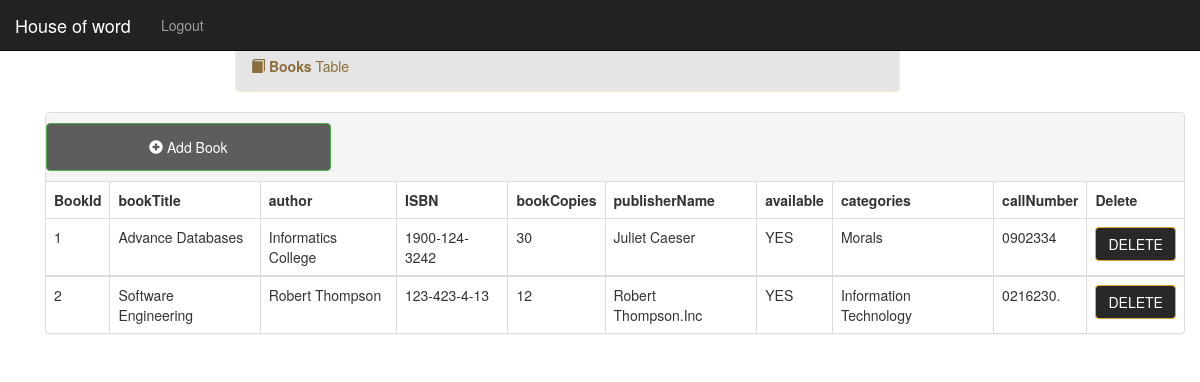
Screenshot of /bookstable.php with the database file from the repository.
### tables this page shows
CREATE TABLE `books` (
  `bookId` int(11) NOT NULL,
  `bookTitle` varchar(150) NOT NULL,
  `author` varchar(60) NOT NULL,
  `ISBN` varchar(30) NOT NULL,
  `bookCopies` varchar(10) NOT NULL,
  `publisherName` varchar(60) NOT NULL,
  `available` varchar(10) NOT NULL,
  `categories` varchar(30) NOT NULL,
  `callNumber` varchar(30) NOT NULL
);

### bookstable.php (the view, shortened to what this page needs)
<?php
require 'includes/db-inc.php';
include "includes/header.php";
?>
<div class="container">
    <?php include "includes/nav.php"; ?>
	<div class="container">
    <?php include "includes/nav.php"; ?>
    <div class="alert alert-warning col-lg-7 col-md-12 col-sm-12 col-xs-12 col-lg-offset-2 col-md-offset-0 col-sm-offset-1 col-xs-offset-0" style="background-color: #E5E5E5">
        <span class="glyphicon glyphicon-book"></span>
        <strong>Books</strong> Table
    </div>
	</div>
	<div class="container">
		<div class="panel panel-default">
		  <div class="panel-heading">
		  	<div class="row">
		  	  <a href="addbook.php"><button class="btn btn-success col-lg-3 col-md-4 col-sm-11 col-xs-11 button"  style="background-color: #5D5D5D"><span class="glyphicon glyphicon-plus-sign"></span> Add Book</button></a>
			  <div class="col-lg-6 col-md-6 col-sm-12 col-xs-12 pull-right">
			  </div>
			</div>
		  </div>
		  <table class="table table-bordered">
	 <thead>
	 <tr>
		 <th>BookId</th>
			  <th>bookTitle</th>
			  <th>author</th>
			  <th>ISBN</th>
			  <th>bookCopies</th>
			  <th>publisherName</th>
			  <th>available</th>
			  <th>categories</th>
			  <th>callNumber</th>
			   <th>Delete</th>
	 </tr>
</thead>
  <?php
if(isset($_POST['search'])){
	$text = sanitize(trim($_POST['text']));
	 $sql = "SELECT * FROM books where BookId = $text ";
	 $query = mysqli_query($conn, $sql);
	 while($row=mysqli_fetch_array($query)){ ?>
		<tbody>
		<td><?php echo $row['bookId']; ?></td>
		<td><?php echo $row['bookTitle']; ?></td>
		<td><?php echo $row['author']; ?></td>
		<td><?php echo $row['ISBN']; ?></td>
		<td><?php echo $row['bookCopies']; ?></td>
		<td><?php echo $row['publisherName']; ?></td>
		<td><?php echo $row['available']; ?></td>
		<td><?php echo $row['categories']; ?></td>
		<td><?php echo $row['callNumber']; ?></td>
		<form method='post' action='bookstable.php'>
		<input type='hidden' value="<?php echo $row['bookId']; ?>" name='id'>
		<td><button name='del' type='submit' value='Delete' class='btn btn-warning' onclick='return Delete()'>DELETE</button></td>
		</form>
		</tbody>
	<?php  }
 }
 else{
	$sql2 = "SELECT * from books";
	$query2 = mysqli_query($conn, $sql2);
	$counter = 1;
	while ($row = mysqli_fetch_array($query2)) { ?>
	<tbody>
		<td><?php echo $counter++; ?></td>
		<td><?php echo $row['bookTitle']; ?></td>
		<td><?php echo $row['author']; ?></td>
		<td><?php echo $row['ISBN']; ?></td>
		<td><?php echo $row['bookCopies']; ?></td>
		<td><?php echo $row['publisherName']; ?></td>
		<td><?php echo $row['available']; ?></td>
		<td><?php echo $row['categories']; ?></td>
		<td><?php echo $row['callNumber']; ?></td>
		<form method='post' action='bookstable.php'>
		<td><button name='del' type='submit' value='Delete' class='btn btn-warning'style="background-color: #282828" onclick='return Delete()'>DELETE</button></td>
		</form>
		</tbody>
<?php 	}
 }
 ?>
		   </table>
	  </div>
	</div>
</body>
</html>

### css/style.css (style rules this page uses)
body { overflow-x: hidden; }
.alert { margin-top: 40px; }
.button { height: 48px }

### rows the page displays
books: bookTitle "Advance Databases", author "Informatics College", ISBN "1900-124-3242", bookCopies "30", publisherName "Juliet Caeser", available "YES", categories "Morals", callNumber "0902334"
books: bookTitle "Software Engineering", author "Robert Thompson", ISBN "123-423-4-13", bookCopies "12", publisherName "Robert Thompson.Inc", available "YES", categories "Information Technology", callNumber "0216230."
